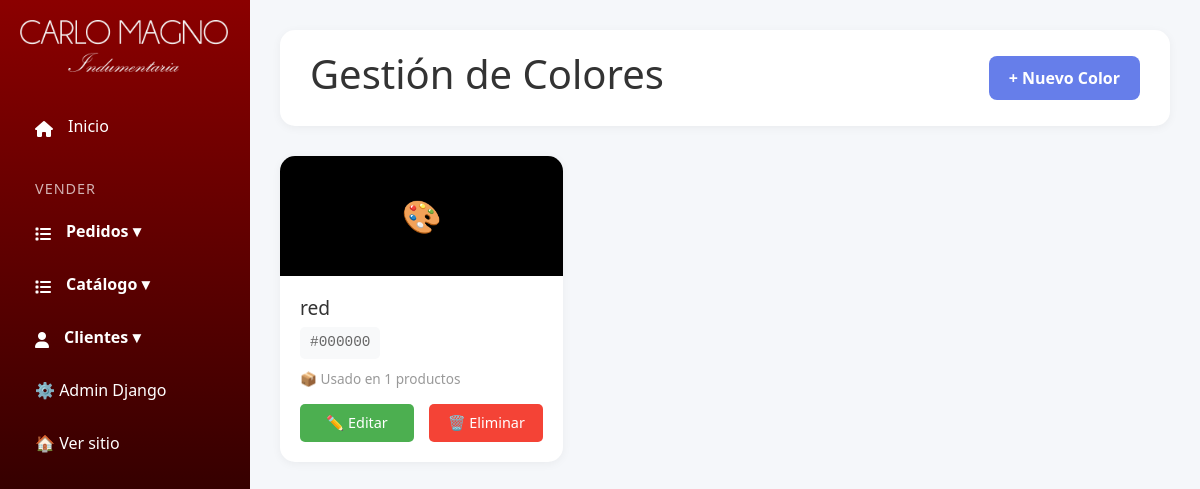
Page /panel/colores/ (signed in) on the committed database.
### productos/models.py (models this page shows, shortened)
class Color(models.Model):
    nombre = models.CharField(max_length=50, unique=True, verbose_name='Nombre')
    hex_code = models.CharField(
        max_length=7,
        verbose_name='Código Hexadecimal',
        help_text='Formato: #RRGGBB (ejemplo: #FF0000 para rojo)',
        default='#000000'
    )
    order = models.PositiveIntegerField(default=0, verbose_name='Orden de visualización')
    esta_activo = models.BooleanField(default=True, verbose_name='Está activo')
    class Meta:
        verbose_name = 'Color'
        verbose_name_plural = 'Colores'
        ordering = ['order', 'nombre']

### custom_admin/views.py (the view)
# urls.py: path('panel/colores/', admin_views.colores, name='colores'),
@login_required(login_url='login')
def colores(request):
    if not request.user.is_staff:
        return redirect('home')
    colores = Color.objects.all()
    return render(request, 'custom_admin/colores.html', {'colores': colores})

### productos/context_processors.py (called while the page is built, shortened)
def cart_processor(request):
    carrito = None
    cantidad_total = 0
    if request.user.is_authenticated:
        try:
            carrito = Carrito.objects.get(usuario=request.user)
            cantidad_total = carrito.get_cantidad_total()
        except Carrito.DoesNotExist:
            pass
    return {
        'carrito': carrito,
        'carrito_cantidad': cantidad_total
    }

### productos/models.py (called while the page is built)
    def get_cantidad_total(self):
        return sum(item.cantidad for item in self.items.all())

### templates/custom_admin/colores.html (shortened to what this page needs)
{% extends 'custom_admin/base.html' %}
{% load static %}
{%block extra_css %}
<link rel="stylesheet" href="{% static 'css/colores.css' %}" />
{% endblock %}
{% block content %}
<div class="main-content">
	<div class="header">
		<h1>Gestión de Colores</h1>
		<a href="{% url 'agregar_color' %}" class="btn btn-primary">+ Nuevo Color</a>
	</div>
	{% if colores %}
	<div class="colors-grid">
		{% for color in colores %}
		<div class="color-card">
			<div class="color-preview" style="background-color: {{ color.hex_code }};">🎨</div>
			<div class="color-info">
				<h3>{{ color.nombre }}</h3>
				<span class="hex-code">{{ color.hex_code }}</span>
				<p class="color-stats">📦 Usado en {{ color.productos.count }} productos</p>
				<div class="actions">
					<a href="/admin/productos/color/{{ color.id }}/editar/" class="btn-edit"
						>✏️ Editar</a
					>
					<a href="/admin/productos/color/{{ color.id }}/delete/" class="btn-delete"
						>🗑️ Eliminar</a
					>
				</div>
			</div>
		</div>
		{% endfor %}
	</div>
	{% else %}
	<div class="empty-state">
		<h2>No hay colores registrados</h2>
	</div>
	{% endif %}
</div>
{% load static %}
{% endblock %}

### static/css/style_admin.css (style rules this page uses)
* { margin: 0; padding: 0; box-sizing: border-box; }
body { font-family: "Segoe UI", Tahoma, Geneva, Verdana, sans-serif; background: #f5f7fa; }
.main-content { margin-left: 250px; padding: 30px; }
.header { background: white; padding: 20px 30px; border-radius: 15px; box-shadow: 0 2px 10px rgba(0, 0, 0, 0.05); margin-bottom: 30px; display: flex; justify-content: space-between; align-items: center; }
.header h1 { color: #333; }
.btn { padding: 10px 20px; border: none; border-radius: 8px; cursor: pointer; font-weight: 600; text-decoration: none; display: inline-block; transition: all 0.3s ease; }
.btn-primary { background: #667eea; color: white; }
.btn-edit { background: #4caf50; color: white; padding: 5px 12px; border-radius: 5px; text-decoration: none; font-size: 0.9em; margin-right: 5px; }
.btn-delete { background: #f44336; color: white; padding: 5px 12px; border-radius: 5px; text-decoration: none; font-size: 0.9em; }

### static/css/colores.css (style rules this page uses)
.colors-grid { display: grid; grid-template-columns: repeat(auto-fill, minmax(250px, 1fr)); gap: 20px; }
.color-card { background: white; border-radius: 15px; overflow: hidden; box-shadow: 0 2px 10px rgba(0, 0, 0, 0.05); transition: all 0.3s ease; }
.color-preview { height: 120px; display: flex; align-items: center; justify-content: center; font-size: 2em; color: white; text-shadow: 0 2px 4px rgba(0, 0, 0, 0.3); }
.color-info { padding: 20px; }
.color-info h3 { color: #333; font-size: 1.2em; margin-bottom: 8px; }
.color-info .hex-code { color: #666; font-family: "Courier New", monospace; font-size: 0.9em; margin-bottom: 10px; background: #f8f9fa; padding: 5px 10px; border-radius: 5px; display: inline-block; }
.color-stats { color: #999; font-size: 0.85em; margin-bottom: 15px; }
.actions { display: flex; gap: 10px; }
.btn-edit { padding: 8px 15px; flex: 1; text-align: center; }
.btn-delete { padding: 8px 15px; flex: 1; text-align: center; }

### rows in the picture
Color: nombre "red", hex_code "#000000", productos.count "1"
